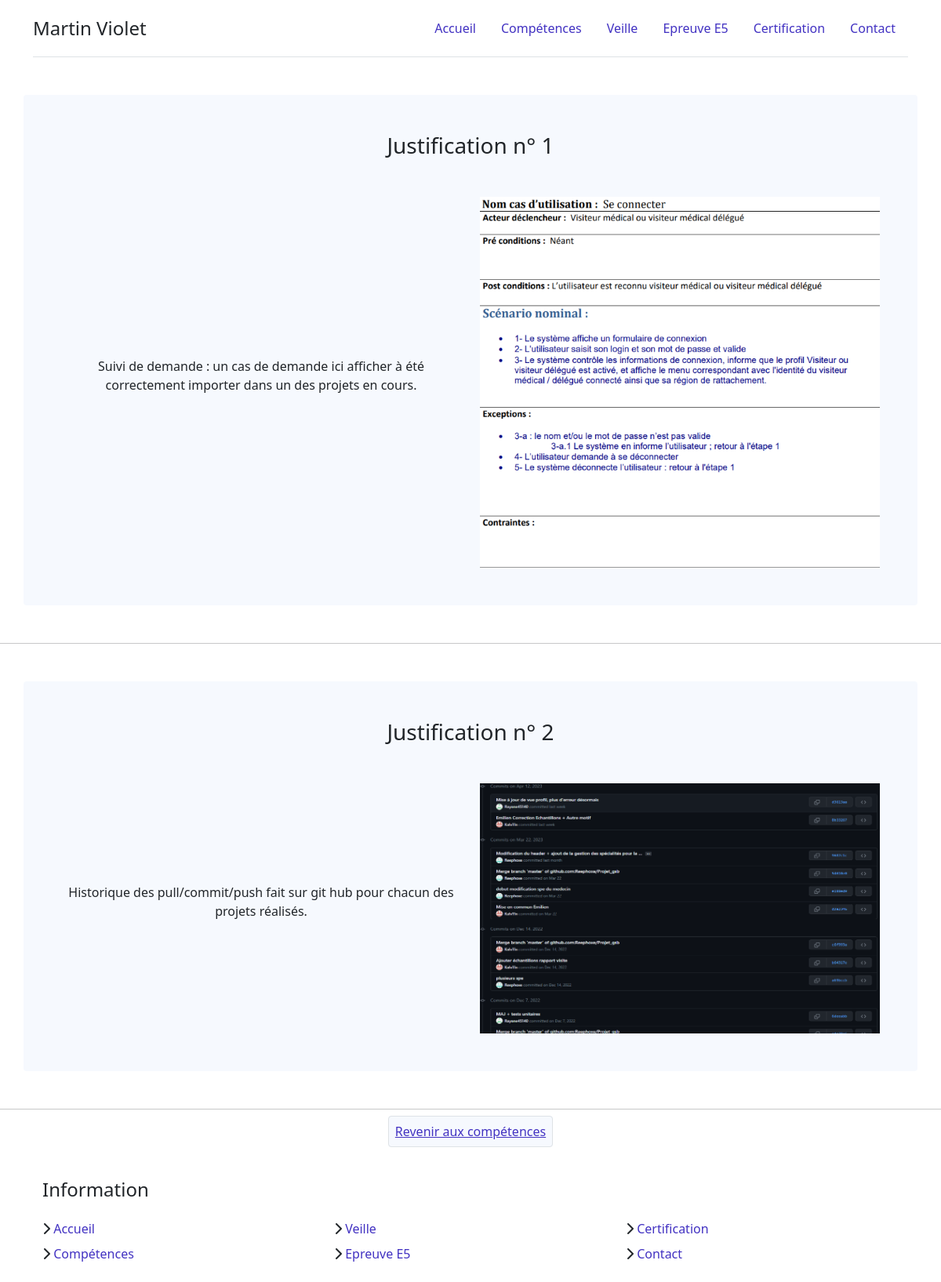
Page /index.php?action=competence&c=2 on the committed database.
### tables this page shows
CREATE TABLE IF NOT EXISTS `justification` (
  `id_justification` int(11) NOT NULL,
  `id_competence` int(11) NOT NULL,
  `text` varchar(255) NOT NULL,
  `image` varchar(255) NOT NULL,
  PRIMARY KEY (`id_justification`,`id_competence`),
  KEY `id_competence` (`id_competence`)
);

### modele/competence.modele.inc.php (called while the page is built, shortened)
<?php
function getOneCompetence($id)
{
    try {
        $getInfo = connexionPDO();
        $req = $getInfo->prepare('SELECT id_justification, id_competence, text, image  FROM justification WHERE `id_competence`=:id');
        $req->bindParam(':id', $id, PDO::PARAM_STR);
        $req->execute();
        $res = $req->fetchAll();
        return $res;
    } catch (PDOException $e) {
        print "Erreur !: " . $e->getMessage();
        die();
    }
}
?>

### vues/v_uneCompetence.php (the view, shortened to what this page needs)
<?php
foreach($uneCompetence as $uneJustification){
    ?>
    <section>
        <div class="container rounded bg-light p-5 my-5">
            <p class="text-center h3">Justification n° <?php echo $uneJustification["id_justification"]; ?></p>
            <div class="row mt-5 text-center">
                <p class="col align-self-center"><?php echo $uneJustification["text"]; ?></p>
                <img class="img-fluid col w-25 h-25" src="assets/images/preuves/<?php echo $uneJustification['image']; ?>" alt="une preuve">
            </div>
        </div>
    </section>
    <hr/>
    <?php
}
?>
<div class="text-center">
    <a class="border rounded bg-light p-2" href="index.php?action=competence">Revenir aux compétences</a>
</div>

### rows in the picture
justification: id_justification "1", text "Suivi de demande : un cas de demande ici afficher à été correctement importer dans un des projets en cours.", image (picture)
justification: id_justification "2", text "Historique des pull/commit/push fait sur git hub pour chacun des projets réalisés.", image (picture)
